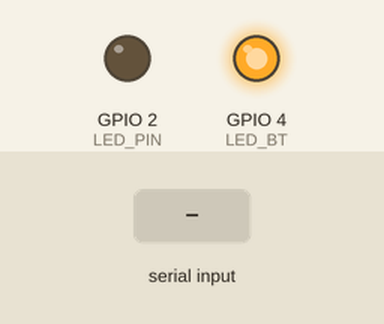
Recording of a program running on a simulated ESP32. Parts: output pins drawn as LEDs (lit = HIGH). The inputs (shaded band) are chosen by the test bench. Nothing arrives over Bluetooth unless stated; what the program prints to the serial monitor is not drawn.

Above: at 1.2 s.
1.3 s: "ON\n" received over the second serial link
At 2.4 s:
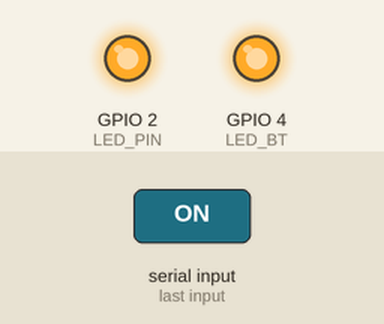
2.8 s: "OFF\n" received over the second serial link
At 3.5 s:
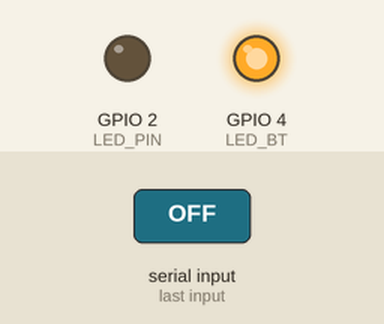
Timing chart, 0 to 5.8 s (numbered marks = the images above; inputs shaded):
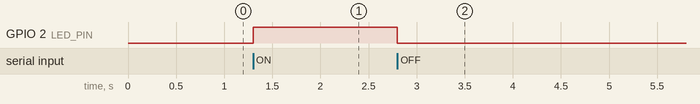

The program:

main.cpp
```cpp
#include "BluetoothSerial.h"

// Cria o objeto BluetoothSerial
BluetoothSerial ESP_BT;

#define LED_PIN 2  // GPIO2
const int LED_BT = 4; //GPIO4


void setup() {
  Serial.begin(115200);

  pinMode(LED_PIN, OUTPUT);
  pinMode(LED_BT, OUTPUT);
  digitalWrite(LED_PIN, LOW);

  if (ESP_BT.begin("ESP32_LED_CONTROL")) {
    Serial.println("✅ Bluetooth iniciado!");
    digitalWrite(LED_BT, HIGH);   // Liga o LED no pino 4
  } else {
    Serial.println("❌ Falha ao iniciar Bluetooth!");
    digitalWrite(LED_BT, LOW);    // LED apagado
  }

}

void BLE(){
  if (ESP_BT.available()) {
    String command = ESP_BT.readStringUntil('\n');
    command.trim(); // remove espaços e quebras

    Serial.println("Recebido: " + command);

    if (command == "ON") {
      digitalWrite(LED_PIN, HIGH);
      ESP_BT.println("LED ligado!");
    }
    else if (command == "OFF") {
      digitalWrite(LED_PIN, LOW);
      ESP_BT.println("LED desligado!");
    }
    else {
      ESP_BT.println("Comando inválido!");
    }
  }

}


void loop() {
 BLE();
}
```

Measured:
- after the input at 1.3 s, GPIO 2 (LED_PIN): LOW → HIGH at once
- after the input at 2.8 s, GPIO 2 (LED_PIN): HIGH → LOW at once
